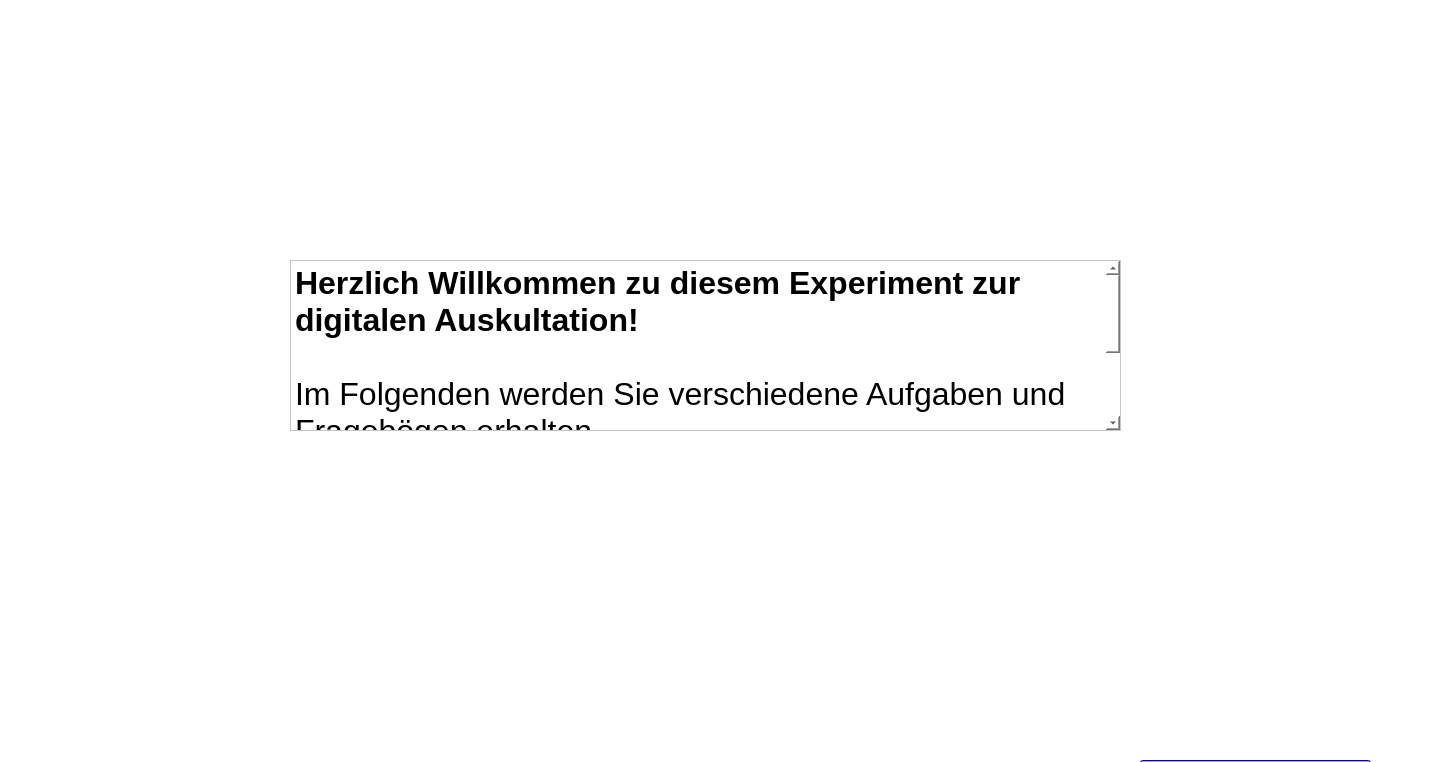
<?xml version="1.0" encoding="UTF-8"?>
<ui version="4.0">
 <class>Form</class>
 <widget class="QWidget" name="Form">
  <property name="geometry">
   <rect>
    <x>0</x>
    <y>0</y>
    <width>1440</width>
    <height>762</height>
   </rect>
  </property>
  <property name="windowTitle">
   <string>Form</string>
  </property>
  <widget class="QPushButton" name="weiterBtn">
   <property name="geometry">
    <rect>
     <x>1140</x>
     <y>760</y>
     <width>231</width>
     <height>81</height>
    </rect>
   </property>
   <property name="autoFillBackground">
    <bool>false</bool>
   </property>
   <property name="styleSheet">
    <string notr="true">background-color: blue; font: bold 30px; color: white;</string>
   </property>
   <property name="text">
    <string>Weiter</string>
   </property>
   <property name="autoDefault">
    <bool>false</bool>
   </property>
   <property name="default">
    <bool>false</bool>
   </property>
   <property name="flat">
    <bool>false</bool>
   </property>
  </widget>
  <widget class="QFrame" name="frame">
   <property name="geometry">
    <rect>
     <x>-40</x>
     <y>-20</y>
     <width>1511</width>
     <height>981</height>
    </rect>
   </property>
   <property name="styleSheet">
    <string notr="true">background-color: white;</string>
   </property>
   <property name="frameShape">
    <enum>QFrame::StyledPanel</enum>
   </property>
   <property name="frameShadow">
    <enum>QFrame::Raised</enum>
   </property>
   <widget class="QTextBrowser" name="textBrowser">
    <property name="geometry">
     <rect>
      <x>330</x>
      <y>280</y>
      <width>831</width>
      <height>171</height>
     </rect>
    </property>
    <property name="html">
     <string>&lt;!DOCTYPE HTML PUBLIC &quot;-//W3C//DTD HTML 4.0//EN&quot; &quot;http://www.w3.org/TR/REC-html40/strict.dtd&quot;&gt;
&lt;html&gt;&lt;head&gt;&lt;meta name=&quot;qrichtext&quot; content=&quot;1&quot; /&gt;&lt;style type=&quot;text/css&quot;&gt;
p, li { white-space: pre-wrap; }
&lt;/style&gt;&lt;/head&gt;&lt;body style=&quot; font-family:'.AppleSystemUIFont'; font-size:13pt; font-weight:400; font-style:normal;&quot;&gt;
&lt;p style=&quot; margin-top:0px; margin-bottom:0px; margin-left:0px; margin-right:0px; -qt-block-indent:0; text-indent:0px;&quot;&gt;&lt;span style=&quot; font-family:'Helvetica Neue'; font-size:24pt; font-weight:600;&quot;&gt;Herzlich Willkommen zu diesem Experiment zur digitalen Auskultation!&lt;/span&gt;&lt;/p&gt;
&lt;p style=&quot;-qt-paragraph-type:empty; margin-top:0px; margin-bottom:0px; margin-left:0px; margin-right:0px; -qt-block-indent:0; text-indent:0px; font-family:'Helvetica Neue'; font-size:24pt; font-weight:600;&quot;&gt;&lt;br /&gt;&lt;/p&gt;
&lt;p style=&quot; margin-top:0px; margin-bottom:0px; margin-left:0px; margin-right:0px; -qt-block-indent:0; text-indent:0px;&quot;&gt;&lt;span style=&quot; font-family:'Helvetica Neue'; font-size:24pt;&quot;&gt;Im Folgenden werden Sie verschiedene Aufgaben und Fragebögen erhalten.&lt;/span&gt;&lt;/p&gt;
&lt;p style=&quot; margin-top:0px; margin-bottom:0px; margin-left:0px; margin-right:0px; -qt-block-indent:0; text-indent:0px;&quot;&gt;&lt;span style=&quot; font-family:'Helvetica Neue'; font-size:24pt;&quot;&gt;Die Instruktionen erhalten Sie alle hier am Computer.&lt;/span&gt;&lt;/p&gt;
&lt;p style=&quot; margin-top:0px; margin-bottom:0px; margin-left:0px; margin-right:0px; -qt-block-indent:0; text-indent:0px;&quot;&gt;&lt;span style=&quot; font-family:'Helvetica Neue'; font-size:24pt;&quot;&gt;Bei Fragen wenden Sie sich bitte an die Versuchsleitung.&lt;/span&gt;&lt;span style=&quot; font-size:24pt;&quot;&gt; &lt;/span&gt;&lt;/p&gt;&lt;/body&gt;&lt;/html&gt;</string>
    </property>
   </widget>
  </widget>
  <zorder>frame</zorder>
  <zorder>weiterBtn</zorder>
 </widget>
 <tabstops>
  <tabstop>textBrowser</tabstop>
 </tabstops>
 <resources/>
 <connections/>
</ui>
